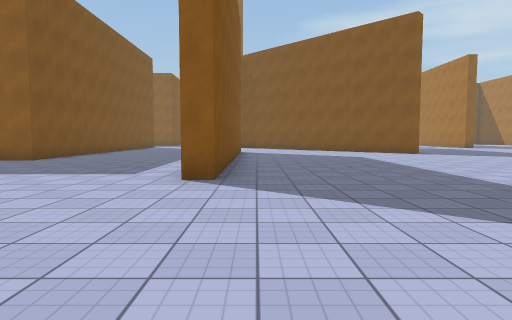
[1] (above)

24 first-person views from a walk through a 3-D level made in the Unity game engine. The camera is 1.3 m above the floor, tilts 4° down and sees 75° across. The floor is counted in squares, 2 m on a side. Each view is taken from the middle of a square. On the plan, view 1 faces up. The plan holds only what a view shows up to about 10 squares ahead; the rest is blank. The place goes on beyond the plan. The player is left out. Surface patterns are stand-ins for the level's own textures.

[2]
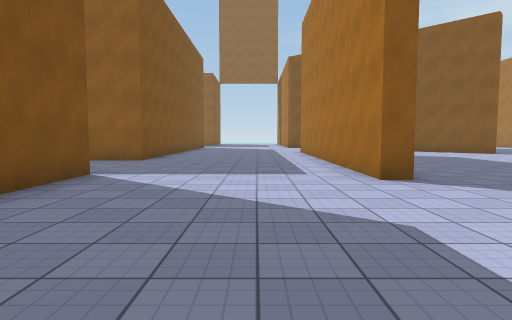

[3]
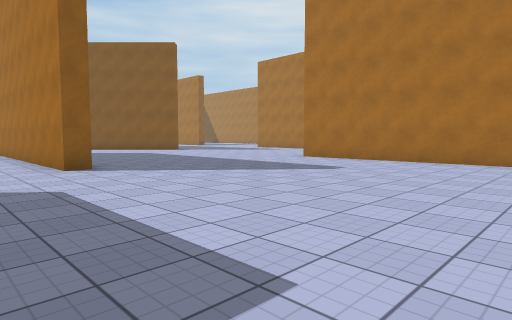

[4]
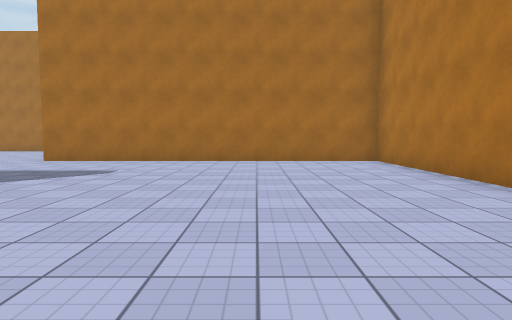

[5]
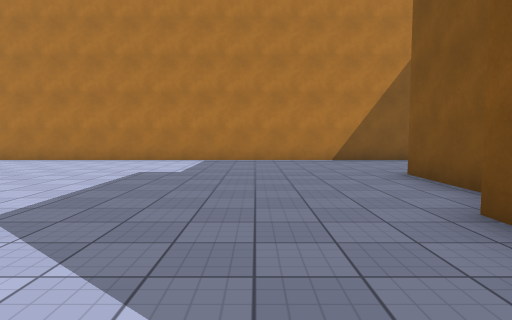

[6]
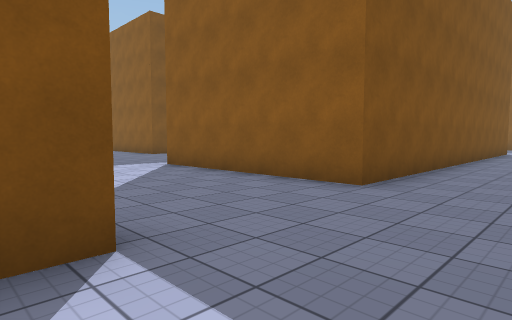

[7]
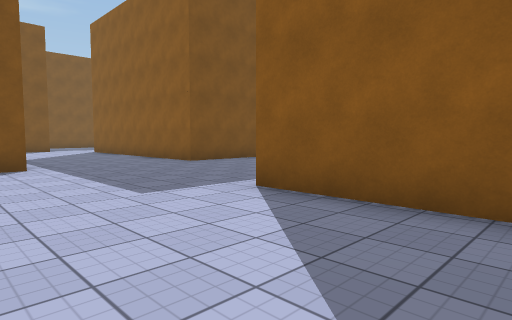

[8]
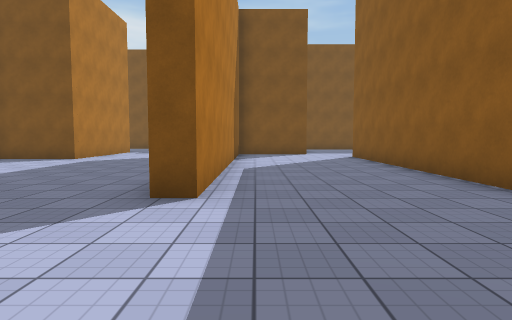

[9]
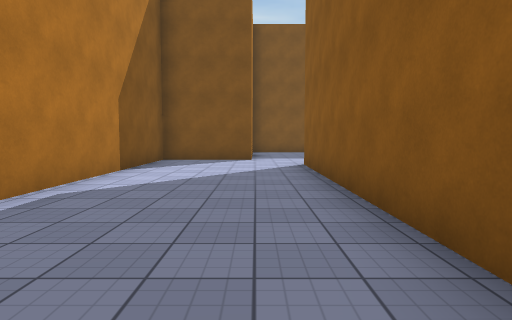

[10]
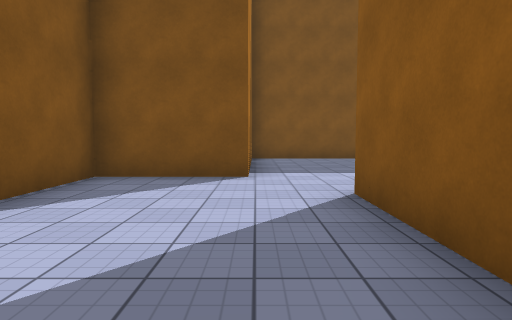

[11]
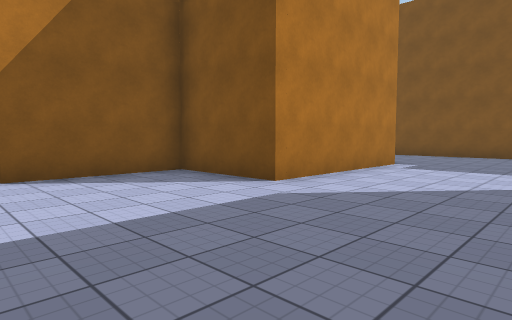

[12]
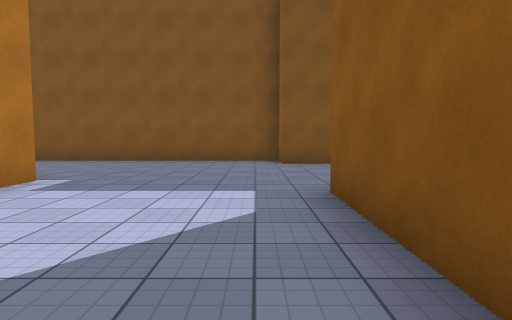

[13]
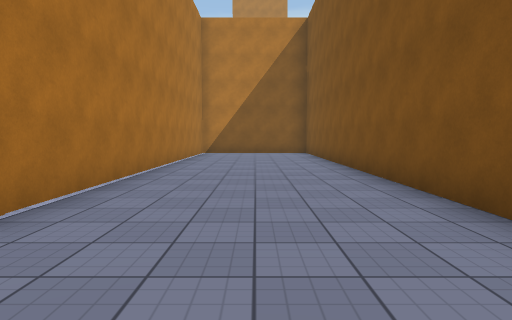

[14]
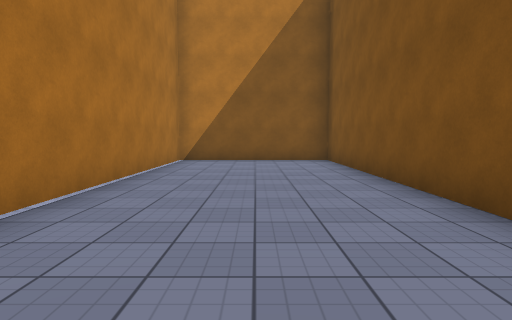

[15]
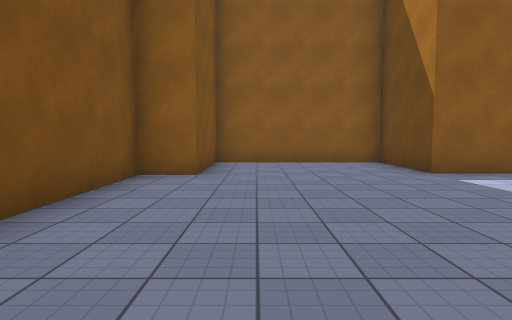

[16]
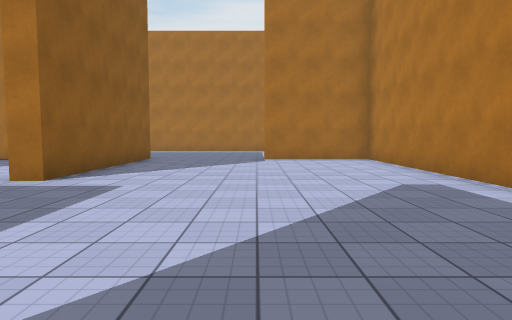

[17]
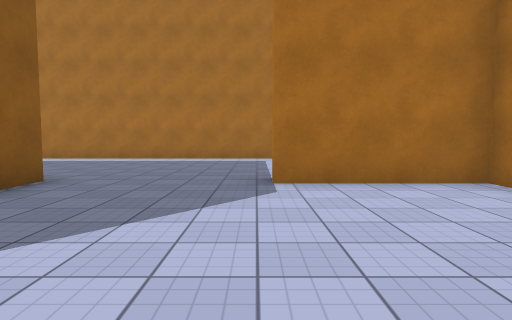

[18]
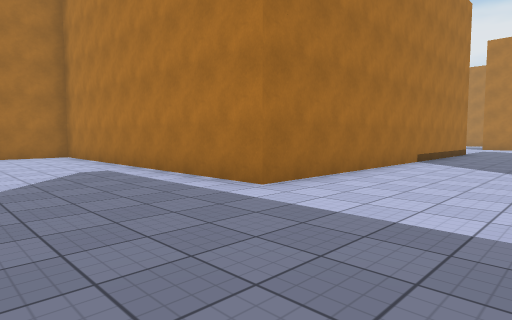

[19]
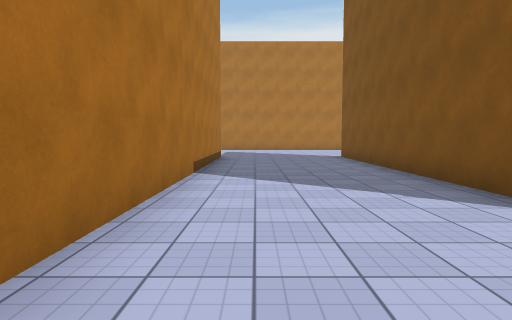

[20]
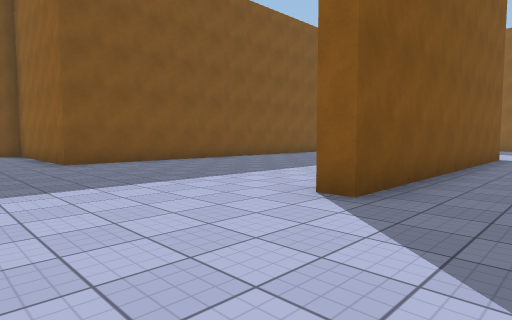

[21]
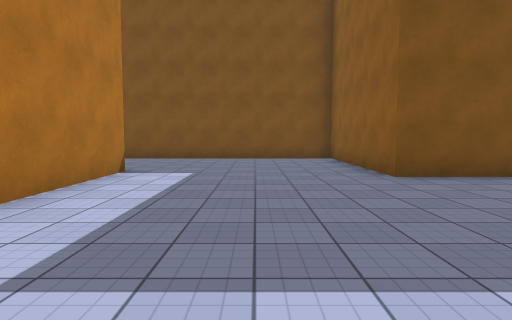

[22]
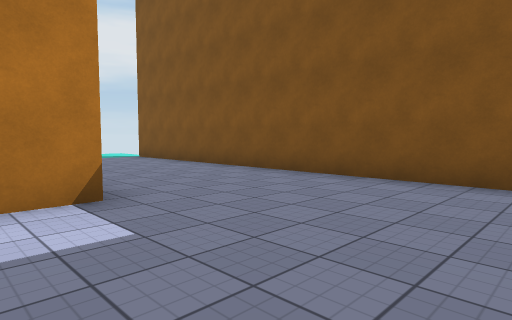

[23]
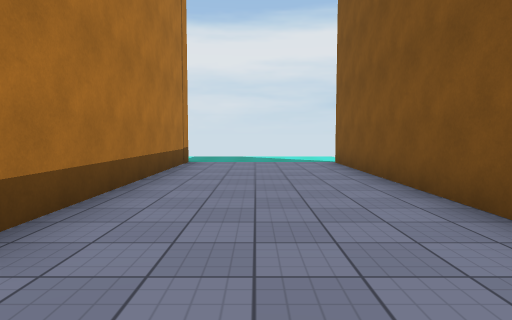

[24]
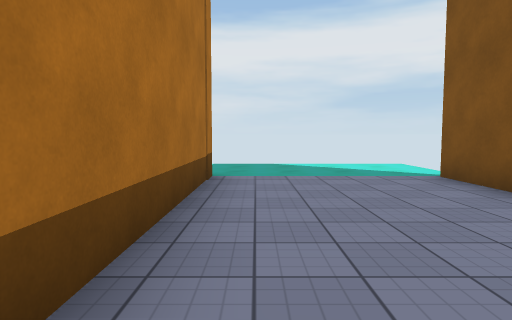

### Floor plan
Points are (right, up) in squares from view 1. A wall is a line through its corners. A room is listed if a view was taken in it or the views show most of it. See-through windows are left out.
Room 1 (views 1, 2, 3, 4, 5, 6, 7, 8, 9, 10, 11, 12, 13, 14, 15, 16, 17, 18, 19)
walls: (-6.6, 1.2) (-6.6, -0.8); (-5.9, 5.9) (-5.9, 2.2); (-15.6, 11.1) (-22.9, 11.1); (-8.2, -4.3) (5.9, -4.3) (5.9, 4.7); (-6.1, 11.5) (-6.1, 9.1) (-11.1, 9.1) (-11.1, 9.6); (-22, 6.9) (-24.9, 6.9) (-24.9, 9.4) (-29, 9.4) (-29, 6.6) (-30, 6.6) (-30, -8.2) (-25.9, -8.2) (-25.9, 2.4); (-14.9, -7) (-14.9, 2.7) (-6.4, 2.7) (-6.4, 5.8); (-0.6, 9.6) (-0.6, 5) (-1.1, 5) (-1.1, 11.5); (-24.4, 10) (-24.4, 7.4) (-15.5, 7.4) (-15.5, 6.9); (-26, 2.7) (-21.7, 2.7) (-21.7, 0.3) (-18.8, 0.3) (-18.8, -7.7); (-27.8, 9.9) (-25, 9.9); (-29, 11.5) (-29, 9.9)
ways out: opening at (-17, -7.3) to room 2
Room 2 (views 20, 21, 22, 23, 24)
walls: (-18.8, -7.7) (-19.2, -7.7); (-25.4, -5.1) (-25.4, -8.7) (-30, -8.7) (-30, -20.5); (-26.4, -13.5) (-23.1, -13.5); (-26.3, -20.5) (-26.3, -14.1)
ways out: opening at (-17, -7.3) to room 1

Where each view was taken, in squares from view 1:
view 1: 0 up, 0 right, facing up
view 2: 0 up, 3 left, facing up
view 3: 2 down, 3 left, facing up-right
view 4: 1 down, 3 left, facing right
view 5: 5 up, 4 left, facing down
view 6: 5 up, 4 left, facing up-left
view 7: 6 up, 8 left, facing up-left
view 8: 8 up, 12 left, facing left
view 9: 10 up, 15 left, facing left
view 10: 10 up, 19 left, facing left
view 11: 6 up, 18 left, facing down-left
view 12: 6 up, 21 left, facing left
view 13: 5 up, 28 left, facing down
view 14: 1 up, 28 left, facing down
view 15: 1 up, 28 left, facing up
view 16: 6 up, 16 left, facing right
view 17: 6 up, 11 left, facing right
view 18: 6 up, 18 left, facing down-right
view 19: 3 up, 16 left, facing down
view 20: 11 down, 17 left, facing up-left
view 21: 11 down, 20 left, facing left
view 22: 10 down, 25 left, facing down-left
view 23: 12 down, 28 left, facing down
view 24: 15 down, 27 left, facing down
